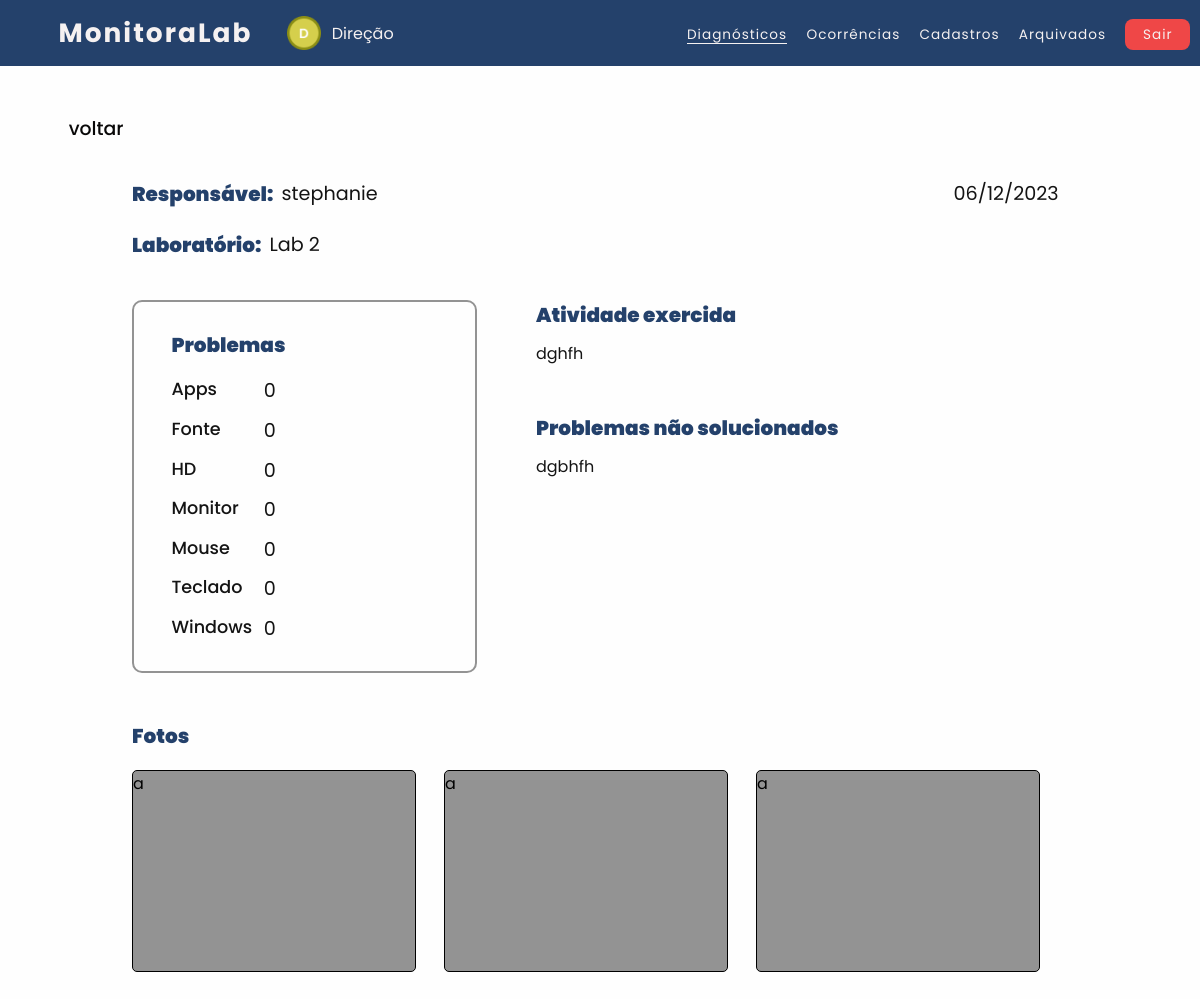
Screenshot of /usuarios/diretoria/diagnostico.php?id=119 (signed in) with the database file from the repository.
### tables this page shows
CREATE TABLE reparo (
  ID int(11) NOT NULL,
  Data date NOT NULL,
  Acao varchar(300) NOT NULL,
  Problemas_Nao_Solucionados varchar(300) NOT NULL,
  Responsavel varchar(30) NOT NULL,
  Login_Monitor varchar(30) DEFAULT NULL,
  Laboratorio varchar(15) NOT NULL
);

CREATE TABLE dispositivo (
  ID int(11) NOT NULL,
  Nome varchar(30) NOT NULL,
  Problema varchar(50) NOT NULL,
  Quantidade int(11) NOT NULL
);

### usuarios/diretoria/diagnostico.php (the view, shortened to what this page needs)
<?php
   $conexao = ConectarBanco();
   $ID_Reparo = $_GET['id'];
   $sql_query = $conexao->query("SELECT `ID`, `Data`, `Acao`, `Problemas_Nao_Solucionados`, `Responsavel`,
   `Login_Monitor`, `Laboratorio` FROM `reparo` WHERE ID = '$ID_Reparo'") or die ($conexao->error);
    $sql_query_prob = $conexao->query("SELECT dispositivo.Nome, dispositivo.Quantidade, dispositivo.Problema
    FROM dispositivo JOIN dispositivo_reparo ON dispositivo.ID = dispositivo_reparo.ID_Dispositivo
    WHERE dispositivo_reparo.ID_Reparo = '$ID_Reparo'") or die ($conexao->error);
    if ($sql_query && mysqli_num_rows($sql_query) > 0) {
        $reparo = mysqli_fetch_assoc($sql_query);
    }
?>
<!DOCTYPE html>
<html lang="pt-br">
<head>
    <link rel="stylesheet" type="text/css" href="../../css/navbar.css">
    <link rel="stylesheet" type="text/css" href="../../css/diagnostico.css">
    <link rel="stylesheet" href="https://cdnjs.cloudflare.com/ajax/libs/font-awesome/6.4.2/css/all.min.css"
 />
    <link rel="stylesheet" href="../../css/fonte-alert.css">
    <link rel="stylesheet" type="text/css" href="../../css/icone-tema.css">
</head>
<body id="body">
    <nav>
        <h1 class="logo">MonitoraLab</h1>
        <img src="../../icons/icone-direcao.png" class="icone-usuario">
        <div class="usuario">Direção</div>
        <ul>
            <li><a class="active" href="inicio.php">Diagnósticos</a></li>
            <li><a class="nav-li" href="ocorrencias.php">Ocorrências</a></li>
            <li><a class="nav-li" href="professores-cadastrados.php">Cadastros</a></li>
            <li><a class="nav-li" href="ocorrencias-arquivadas.php?problema=&data=&lab=">Arquivados</a></li>
            <li><a class="Btn-Sair" onclick="Sair()" style="cursor: pointer;">Sair</a> </li>
        </ul>
    </nav>
    <div class="voltar">
        <a href="javascript: history.go(-1)" class="texto-voltar">voltar</a>
    </div>
    <div class="caixa-1">
        <div class="resp-lab">
             <div class="responsavel">
                <p class="titulo">Responsável: </p>
                <p class="nome-resp"><?php echo $reparo['Responsavel']; ?></p>
            </div>
            <div class="laboratorio">
                <p class="titulo">Laboratório:</p>
                <p class="labN"><?php echo $reparo['Laboratorio']; ?></p>
            </div>
        </div>
        <div class="data"><?php echo date('d/m/Y', strtotime($reparo['Data'])); ?></div>
    </div>
    <div class="caixa-2">
        <div class="caixa-problemas">
            <p class="titulo">Problemas</p>
            <?php
                while ($problema = $sql_query_prob->fetch_assoc())
                {
            ?>
                <div class="itens">
                    <label class="prob"><?php echo $problema['Nome']; ?></label>
                    <label class="quant"><?php echo $problema['Quantidade']; ?></label>
                    <label class="qual-prob"><?php echo $problema['Problema'];?></label>
                </div>
            <?php
                }
            ?>
        </div>
        <div class="atv-probN">
            <div class="atv-prob">
                <p class="titulo">Atividade exercida</p>
                <p class="texto"><?php echo $reparo['Acao']; ?></p>
            </div>
            <div class="prob-N-solucionado">
                <p class="titulo">Problemas não solucionados</p>
                <p class="texto"><?php echo $reparo['Problemas_Nao_Solucionados']; ?></p>
            </div>
        </div>
    </div>
    <div class="fotos">
        <p class="titulo">Fotos</p>
        <div class="carrosel-fotos">
            <div class="foto">a</div>
            <div class="foto">a</div>
            <div class="foto">a</div>
        </div>
    </div>
</body>
</html>

### css/navbar.css (style rules this page uses)
nav { background-color: var(--azul-1); color: var(--branco-1); padding: 1.1% 2%; display: flex; align-items: center; }
.logo { font-family: 'Poppins', sans-serif; font-size: 165%; font-weight: bold; letter-spacing: 2px; margin-left: 2%; }
.icone-usuario { margin-left: 3%; margin-right: 0.4%; width: 3%; }
.usuario { font-family: 'Poppins', sans-serif; font-size: 100%; margin-left: 0.5%; }
nav ul { position: absolute; margin-left: 54%; }
nav ul li { display: inline-block; line-height: 80%; margin-left: 15px; }
nav ul li a { color: var(--branco-1); font-family: 'Poppins', sans-serif; font-size: 85%; letter-spacing: 1px; line-height: 20%; position: relative; font-weight: 400; }
.nav-li::after { content: " "; width: 0%; height: 1px; background-color: var(--branco-1); position: absolute; bottom: 0; left: 0; transition: 0.2s ease-in-out; }
.active::after { content: " "; width: 100%; height: 1px; background-color: var(--branco-1); position: absolute; bottom: 0; left: 0; }
.Btn-Sair { background-color: var(--vermelho-1); padding: 20% 60%; border-radius: 8px; }

### css/diagnostico.css (style rules this page uses)
html { min-height: 100vh; }
* { margin: 0; padding: 0; text-decoration: none; list-style: none; }
body { background: var(--fundo); font-family:'Poppins', sans-serif; }
.voltar { display: flex; align-items: center; margin: 4% 5% 3% 5%; }
.texto-voltar { font-family: 'Poppins', sans-serif; margin-left: 0.8%; font-weight: 500; font-size: 118%; color: var(--voltar); }
.caixa-1 { font-family: 'Poppins', sans-serif; width: auto; margin: 0 11%; display: flex; }
.resp-lab { width: 100%; }
.titulo { color: var(--titulo); font-weight: 900; font-size: 125%; margin-bottom: 2%; }
.responsavel { display: flex; }
.nome-resp { margin-left: 1%; font-size: 120%; color: var(--dados); }
.laboratorio { display: flex; margin-top: 0.5%; }
.labN { margin-left: 1%; font-size: 120%; color: var(--dados); }
.data { float: right; font-size: 120%; margin-right: 1%; color: var(--dados); }
.caixa-2 { font-family: 'Poppins', sans-serif; width: auto; margin: 2% 11% 4% 11%; display: flex; }
.caixa-problemas { border: 2px solid var(--cinza-1); border-radius: 10px; padding: 3% 4%; width: 45%; height: 10%; display: flex; justify-content: space-around; flex-direction: column; }
.itens { margin-top: 4%; display: flex; }
.prob { float: left; width: 30%; font-size: 110%; font-weight: 500; color: var(--dados); }
.quant { font-size: 120%; float: right; margin: 0 8% 0 2%; text-align: center; width: 10%; color: var(--dados); }
.qual-prob { font-size: 120%; width: 50%; float: right; color: var(--dados); }
.atv-probN { width: 100%; }
.atv-prob { margin-left: 10%; }
.texto { text-align: justify; margin-top: 2%; font-size: 100%; color: var(--dados); }
.prob-N-solucionado { margin-left: 10%; margin-top: 8%; }
.fotos { font-family: 'Poppins', sans-serif; width: auto; margin: 3% 11%; }
.carrosel-fotos { margin-top: 2%; width: auto; display: flex; }
.foto { background-color: var(--cinza-1); border: 0.5px solid var(--preto-1); border-radius: 5px; width: 340px; height: 200px; margin-right: 3%; }

### css/cores.css (style rules this page uses)
.tema-claro, :root { --azul-1: #24416B; --azul-2:#5E93E0; --branco-1: #f5f1f1; --vermelho-1: #EF4747; --vermelho-2: #d83b3b; --amarelo-1:#DDD73C; --preto-1: #000000; --cinza-1: #939393; --cinza-2: #7d7d7d4c; --cinza-3: #7d7d7d; --cinza-4: #4e4e4eb4; --preto-2: #0000001c; --preto-3: #141414; --icone: #fefefe; --fundo: #fefefe; --fundo-botao: #24416B; --h2: #24416B; --titulo-dados: #141414; --voltar: #090808; --titulo: #24416B; --dados: #141414; --ver-diag: #24416B; --caixa: #fefefe; --borda-caixa: #4e4e4eb4; --sombra: #0000001c; --texto-branco:#fefefe; --txt: #4e4e4eb4; --txt-hover: #7d7d7d4c; --miniatura:#4e4e4eb4; }
.tema-escuro, :root { --icone: #fefefe; --fundo: #091932; --fundo-botao: #091932; --h2: #fefefe; --titulo-dados: #e9e5e5; --voltar: #fefefe; --titulo: #fefefe; --dados: #fefefe; --ver-diag: #bdbdbd; --caixa: #24416B; --borda-caixa:#fefefe; --sombra: #fefefe14; --texto-branco:#fefefe; --txt: #4e4e4eb4; --miniatura: #fefefe; }

### usuarios/diretoria/diagnostico.php (style rules this page uses)
body { visibility: hidden; }

### rows the page displays
reparo: Responsavel "stephanie", Laboratorio "Lab 2", Data "06/12/2023", Acao "dghfh", Problemas_Nao_Solucionados "dgbhfh"
dispositivo: Nome "Apps", Quantidade "0"
dispositivo: Nome "Fonte", Quantidade "0"
dispositivo: Nome "HD", Quantidade "0"
dispositivo: Nome "Monitor", Quantidade "0"
dispositivo: Nome "Mouse", Quantidade "0"
dispositivo: Nome "Teclado", Quantidade "0"
dispositivo: Nome "Windows", Quantidade "0"
